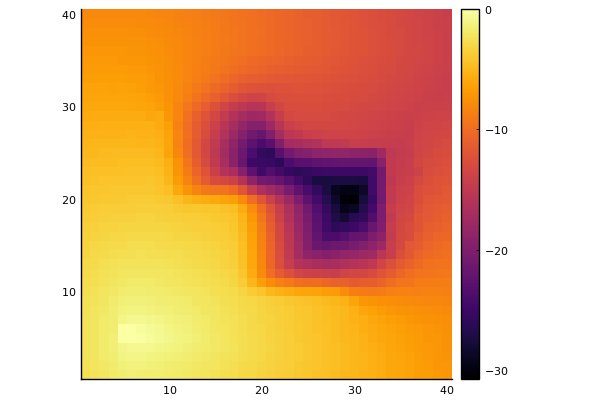

The script that saved this image:
module ValueHeatmapAmdp
  using Plots
  pyplot()

  include(joinpath(split(@__FILE__, "src")[1], "src/decision_making/partially_observable_mdp/belief_dynamic_programming.jl"))
  include(joinpath(split(@__FILE__, "src")[1], "src/model/goal/goal.jl"))
  include(joinpath(split(@__FILE__, "src")[1], "src/model/puddle/puddle.jl"))
  include(joinpath(split(@__FILE__, "src")[1], "src/model/map/map.jl"))

  function main(is_test=false)
    puddles = [Puddle([-2.0, 0.0], [0.0, 2.0], 0.1), Puddle([-0.5, -2.0], [2.5, 1.0], 0.1)]

    map = Map()
    for (id, lm) in enumerate([[1.0, 4.0], [4.0, 1.0], [-4.0, -4.0]])
      add_object(map, Object(lm[1], lm[2], id=id))
    end

    sensor = Sensor(map, dist_noise_rate=0.1, dir_noise=pi/90)

    dp = BeliefDynamicProgramming([0.2, 0.2, pi/18], Goal(-3, -3), puddles, 0.1, 10, sensor)

    counter = 0
    delta = 1e100

    if is_test == false
      while delta > 0.01
        delta = value_iteration_sweep(dp)
        counter += 1
        println("$(counter), $(delta)")
      end

      txt_path = joinpath(split(@__FILE__, "src")[1], "src/decision_making/partially_observable_mdp/policy_amdp.txt")
      fp = open(txt_path, "w")
      for i in dp.indexes
        p = dp.policy[i[1]+1, i[2]+1, i[3]+1, i[4]+1, :]
        write(fp, "$(i[1]) $(i[2]) $(i[3]) $(i[4]) $(p[1]) $(p[2])\n")
      end
      close(fp)

      txt_path = joinpath(split(@__FILE__, "src")[1], "src/decision_making/partially_observable_mdp/value_amdp.txt")
      fp = open(txt_path, "w")
      for i in dp.indexes
        v = dp.value_function[i[1]+1, i[2]+1, i[3]+1, i[4]+1]
        write(fp, "$(i[1]) $(i[2]) $(i[3]) $(i[4]) $(v)\n")
      end
      close(fp)
    else
      for i in 1:10
        delta = value_iteration_sweep(dp)
        counter += 1
      end
    end

    v = dp.value_function[:, :, 18, 1]
    heatmap(v', aspect_ratio=true)
    if is_test == false
      save_path = joinpath(split(@__FILE__, "src")[1], "src/decision_making/partially_observable_mdp/value_heatmap_amdp.png")
      savefig(save_path)
    end
  end
end